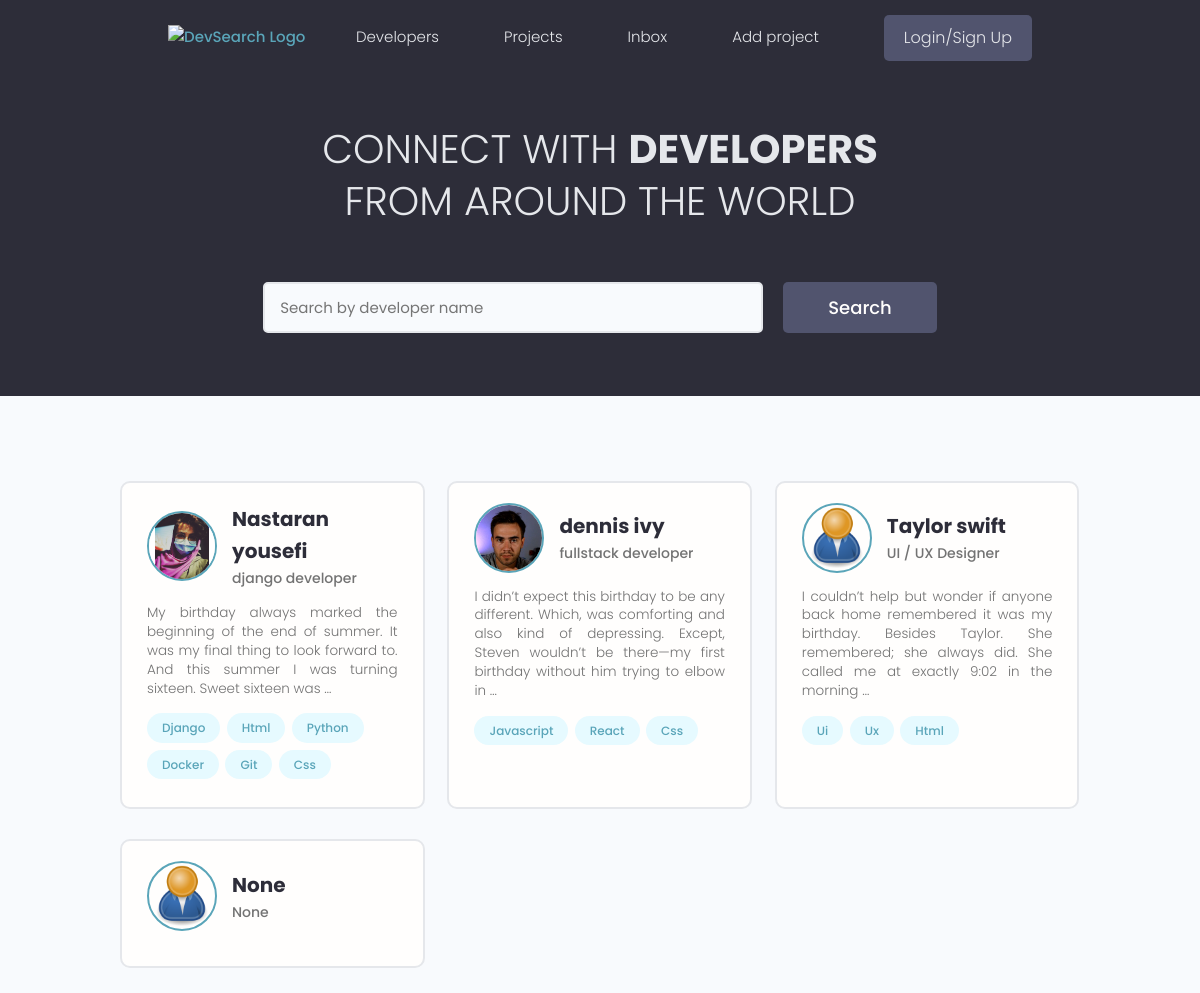
The page / on the database its author committed.
### users/models.py (models this page shows, shortened)
class Profile(models.Model):
    user = models.OneToOneField(User, on_delete=models.CASCADE, null=True, blank=True)
    name = models.CharField(max_length=250, null=True, blank=True)
    username = models.CharField(max_length=250, null=True, blank=True)
    email = models.EmailField(max_length=500, blank=True, null=True)
    short_intro = models.CharField(max_length=200, blank=True, null=True)
    bio = models.TextField(blank=True, null=True)
    location = models.CharField(max_length=200, blank=True, null=True)
    profile_image = models.ImageField(blank=True, null=True, upload_to='profiles/',
                         default='profiles/user-default.png')
    social_github = models.CharField(max_length=500, blank=True, null=True)
    social_linkedin = models.CharField(max_length=500, blank=True, null=True)
    social_website = models.CharField(max_length=500, blank=True, null=True)
    social_twitter = models.CharField(max_length=500, blank=True, null=True)
    created = models.DateTimeField(auto_now_add=True)
    id = models.UUIDField(default=uuid.uuid4, unique=True, editable=False, primary_key=True)

class Skill(models.Model):
    owner = models.ForeignKey(Profile, on_delete=models.CASCADE)
    name = models.CharField(max_length=200, blank=True, null=True)
    description = models.TextField(null=True, blank=True)

### users/views.py (the view)
# urls.py: path('', views.profiles, name='profiles'),
def profiles(request):
    profiles = Profile.objects.all()
    context = {
        'profiles' : profiles,
    }
    return render(request, 'users/profiles.html', context)

### users/templates/users/profiles.html (shortened to what this page needs)
{% extends 'main.html' %}
{% block content %}
<main class="home">
    <section class="hero-section text-center">
      <div class="container container--narrow">
        <div class="hero-section__box">
          <h2>CONNECT WITH <span>DEVELOPERS</span></h2>
          <h2>FROM AROUND THE WORLD</h2>
        </div>
        <div class="hero-section__search">
          <form class="form" action="#" method="get">
            <div class="form__field">
              <input class="input input--text" id="formInput#search" type="text" name="text"
                placeholder="Search by developer name" />
            </div>
            <input class="btn btn--sub btn--lg" type="submit" value="Search" />
          </form>
        </div>
      </div>
    </section>
    <section class="devlist">
      <div class="container">
        <div class="grid grid--three">
        {% for profile in profiles %}
          <div class="column card">
            <div class="dev">
              <a href="{% url 'user-profile' profile.pk %}" class="card__body">
                <div class="dev__profile">
                  <img class="avatar avatar--md" src="{{ profile.profile_image.url }}" alt="image" />
                  <div class="dev__meta">
                    <h3>{{ profile.name }}</h3>
                    <h5>{{ profile.short_intro|truncatewords:6 }}</h5>
                  </div>
                </div>
                <p class="dev__info">{{ profile.bio|truncatewords:30 }}</p>
                <div class="dev__skills">
                    {% for skill in profile.skill_set.all|slice:'6' %}
                      <span class="tag tag--pill tag--main">
                        <small>{{ skill.name|title }}</small>
                      </span>
                    {% endfor %}
                </div>
              </a>
            </div>
          </div>
          {% endfor %}
        </div>
      </div>
    </section>
  </main>
{% endblock %}

### static/styles/app.css (style rules this page uses)
:root { --color-sub: #2d2d39; }
.btn--sub { background-color: var(--color-sub-light); }
.card { border: 2px solid var(--color-light); }
img { width: 100%; }
.hero-section { height: 40vh; display: flex; align-items: center; background-color: var(--color-sub); }
.hero-section__box { margin-bottom: 4rem; }
.hero-section__box > h2, .hero-section__box > h2 > span { font-size: 4rem; color: var(--color-light); line-height: 1.3; text-transform: uppercase; }
.hero-section__box > h2 { font-weight: 300; }
.hero-section__box > h2 > span { font-weight: 700; }
.hero-section__search > .form { display: flex; align-items: center; justify-content: center; gap: 2rem; }
.hero-section__search > .form input.input--text { width: 50rem; }
.devlist { margin-top: 8rem; }
.devlist .grid { align-items: stretch; }
.devlist .dev .dev__profile { display: flex; align-items: center; gap: 1.5rem; }
.devlist .dev .dev__meta h3 { color: var(--color-sub); font-size: 2rem; font-weight: 700; }
.devlist .dev .dev__meta h5 { color: var(--color-text); font-size: 1.4rem; font-weight: 500; }
.devlist .dev .dev__info { margin: 1.5rem 0; font-size: 1.35rem; line-height: 1.4; text-align: justify; }

### static/uikit/styles/modules/_variables.css (style rules this page uses)
:root { --color-main: #5aa5b9; --color-main-light: #e6faff; --color-sub: #3f4156; --color-sub-light: #51546e; --color-sub-lighter: #ededfd; --color-text: #737373; --color-gray: #8b8b8b; --color-light: #e5e7eb; --color-light-gray: #767676; --color-bg: #f8fafd; --color-white: #fffefd; --color-white-light: #f3f3f3; --color-success: #359e64; --color-success-bg: #def8e8; --color-error: #fc4b0b; --color-error-bg: #fff2ee; --font-base: 'Poppins', arial, helvetica, 'Segoe UI', roboto, ubuntu, sans-serif; --font-monospace: 'Fira Code', 'Courier New', courier, monospace; --font-regular: 300; --font-medium: 500; --font-bold: 700; --generic-shadow: 1px 1px 5px #00000010; --generic-transition: all 0.3s ease-in-out; }

### static/uikit/styles/modules/_base.css (style rules this page uses)
* { margin: 0; padding: 0; box-sizing: border-box; text-rendering: optimizeLegibility; color: inherit; font-size: inherit; }
html { font-size: 50%; }
@media only screen and (min-width: 480px) { html { font-size: 56.25%; } }
@media only screen and (min-width: 1200px) { html { font-size: 62.5%; } }
body { line-height: 1.6; font-weight: 400; font-size: 1.5rem; color: var(--color-text); background-color: var(--color-bg); min-height: 100vh; }

### static/uikit/styles/modules/_typography.css (style rules this page uses)
* { font-family: var(--font-base); }
h2 { font-size: 3.6rem; font-weight: var(--font-bold); }
h3 { font-size: 3.2rem; font-weight: var(--font-medium); }
h5 { font-size: 2.4rem; font-weight: var(--font-medium); }
h5, h6 { font-weight: var(--font-regular); }
p, span, strong { font-size: 1.6rem; color: var(--color-text); font-weight: var(--font-regular); }
a { padding-bottom: 2px; text-decoration: none; display: inline-block; color: var(--color-main); font-weight: var(--font-medium); }

### static/uikit/styles/modules/_utilities.css (style rules this page uses)
.container { width: 92%; max-width: 165rem; margin: 0 auto; box-sizing: border-box; }
.container--narrow { width: 92%; max-width: 120rem; }
@media screen and (min-width: 1000px) { .container { width: 90%; } }
@media screen and (min-width: 1000px) { .container--narrow { width: 85%; } }
@media screen and (min-width: 1200px) { .container { width: 80%; } }
@media screen and (min-width: 1200px) { .container--narrow { width: 72%; } }
.text-center { text-align: center; }

### static/uikit/styles/modules/_avatar.css (style rules this page uses)
.avatar { border-radius: 50%; border: 2px solid var(--color-main); object-fit: cover; }
.avatar--md { height: 7rem; width: 7rem; }

### static/uikit/styles/modules/_button.css (style rules this page uses)
.btn { display: inline-block; position: relative; cursor: pointer; background-color: var(--color-light); font-weight: var(--font-medium); color: var(--color-sub); text-decoration: none; padding: 1rem 2rem; border-radius: 0.5rem; border: none; width: -webkit-fit-content; width: -moz-fit-content; width: fit-content; height: -webkit-fit-content; height: -moz-fit-content; height: fit-content; font-size: 1.6rem; outline-width: 0; outline-color: transparent; -webkit-backface-visibility: hidden; backface-visibility: hidden; transition: all 0.3s ease-in-out; }
.btn--sub { background-color: var(--color-sub); color: var(--color-white); }
.btn--lg { font-size: 1.8rem; padding: 1.2rem 4.5rem; }

### static/uikit/styles/modules/_card.css (style rules this page uses)
.card { border-radius: 1rem; background-color: var(--color-white); border: 1.5px solid var(--color-light); width: auto; height: auto; margin-top: 0.5rem; margin-bottom: 0.5rem; overflow: hidden; }
.card__body, .card__header { padding: 2rem 2.5rem; }

### rows shown on the page
Profile: profile_image (picture), name "Nastaran yousefi", short_intro "django developer", bio "My birthday always marked the beginning of the end of summer. It was my final thing to look forward to. And this summer I was turning sixteen. Sweet sixteen was …"
Skill: name "Django"
Skill: name "Html"
Skill: name "Python"
Skill: name "Docker"
Skill: name "Git"
Skill: name "Css"
Profile: profile_image (picture), name "dennis ivy", short_intro "fullstack developer", bio "I didn’t expect this birthday to be any different. Which, was comforting and also kind of depressing. Except, Steven wouldn’t be there—my first birthday without him trying to elbow in …"
Skill: name "Javascript"
Skill: name "React"
Skill: name "Css"
Profile: profile_image (placeholder picture), name "Taylor swift", short_intro "UI / UX Designer", bio "I couldn’t help but wonder if anyone back home remembered it was my birthday. Besides Taylor. She remembered; she always did. She called me at exactly 9:02 in the morning …"
Skill: name "Ui"
Skill: name "Ux"
Skill: name "Html"
Profile: profile_image (placeholder picture), name "None", short_intro "None"
